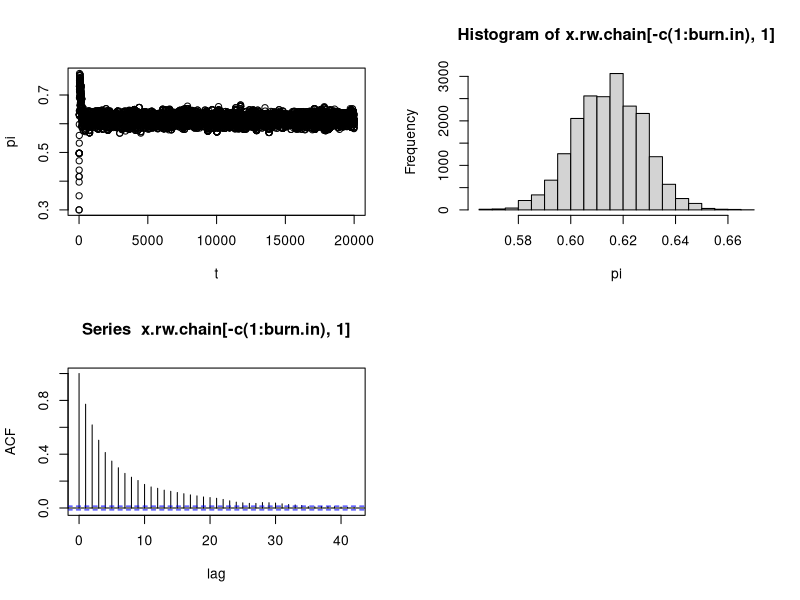
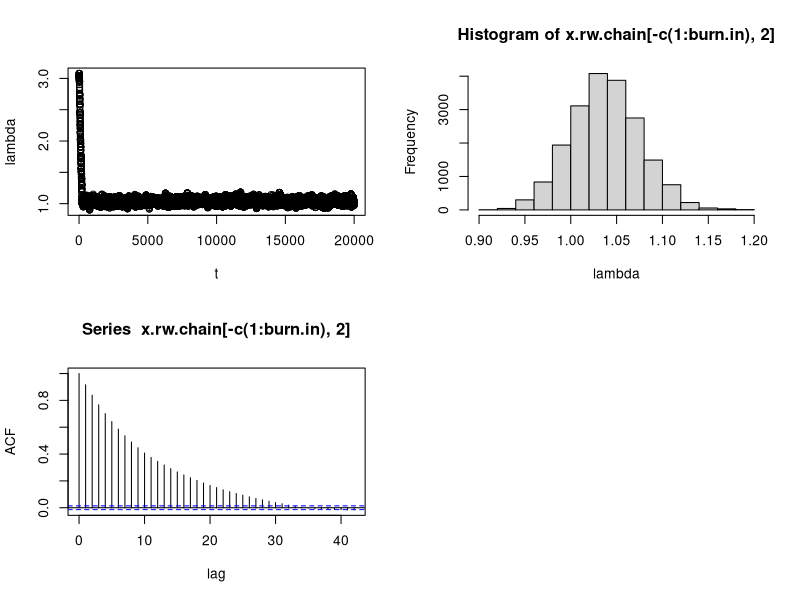

Source code (R) for these figures, in order:
## ---- chunk 1
knitr::opts_chunk$set(echo = TRUE)
## ---- chunk 2
### HELPER FUNCTIONS
# log prior for lambda, fill in 
lplambda = function(lambda){
  return(log(dgamma(lambda, shape = 2, rate = 0.5)))
}

# log prior for pi, fill in 
lppi = function(pi){
  return(log(dunif(pi, 0, 1)))
}

# bivariate RW proposal function
# hint: bivariate proposal same as generating two indep proposals here
h.sim = function(){
  return(runif(2,-0.06,0.06))
}

# returns ll, or log f(y|lambda, pi)
# compute given y and ny from table
ll = function(y, ny, x){
  pi = x[1]
  lambda = x[2]
  ll = ny[1]*log(pi[1]+(1-pi[1])*exp(-lambda)) +(sum(ny)-ny[1])*(log(1-pi[1]) - lambda) + sum(ny*y)*log(lambda) + lplambda(lambda) + lppi(pi)
  return(ll)
}

# MH ratio
# Hint; since h symmetric, proposal density cancels out of ratio
R = function(y, y_weight, x, xt){
  # x is the proposal, xt is current state
  # x[1],xt[1] pertain to pi, x[2],xt[2] pertain to lambda
  logR <- ll(y, y_weight, x) - ll(y, y_weight, xt)
  R = exp(logR)
  return(R)
}
## ---- chunk 3
# set the seed
set.seed(1)
# data fro HW 6
y = 0:6
ny = c(3062, 587, 284, 103, 33, 4, 2)
# Set chain length
M = 20000
# initialize the chain vector (alpha, lambda)
x.rw.chain = matrix(0, M, 2)
colnames(x.rw.chain) = c("pi","lambda")
# Initialize chain with specified initial values
# alpha, lambda
x.rw.chain[1,] = c(0.3, 3) 

# now start chain
for(i in 1:(M-1)){
  # set the value at current iteration of the chain to variable xt
  xt = x.rw.chain[i,]
  # draw a proposal from the proposal density
  x = xt + h.sim()
  # calculate MH ratio 
  if((x[1]>0)&(x[1]<1)&(x[2]>0)){
    r = min(R(y, ny, x, xt), 1)
  } else{
    r=0
  }
  # Generate draw from bernoulli(p).
  keep = rbinom(1, 1, r)
  # if keep = 1, then set next iteration equal to then proposal
  if(keep == 1){
    x.rw.chain[i+1,] = x
  }else{
    # otherwise, carry over value from the current iteration
    x.rw.chain[i+1,] = xt
  }
}
## ---- chunk 4
burn.in = 500
# posterior mean for pi
mean(x.rw.chain[-c(1:burn.in), 1])
# posterior mean for lambda
mean(x.rw.chain[-c(1:burn.in), 2])
## ---- chunk 5
# Diagnostics for pi
par(mfrow=c(2,2))
plot(x.rw.chain[, 1],ylab="pi",xlab="t")
hist(x.rw.chain[-c(1:burn.in), 1],breaks=20,xlab="pi")
acf(x.rw.chain[-c(1:burn.in), 1], ylab="ACF",xlab="lag")
## ---- chunk 6
# Diagnostics for lambda
par(mfrow=c(2,2))
plot(x.rw.chain[, 2],ylab="lambda",xlab="t")
hist(x.rw.chain[-c(1:burn.in), 2],breaks=20,xlab="lambda")
acf(x.rw.chain[-c(1:burn.in), 2], ylab="ACF",xlab="lag")
